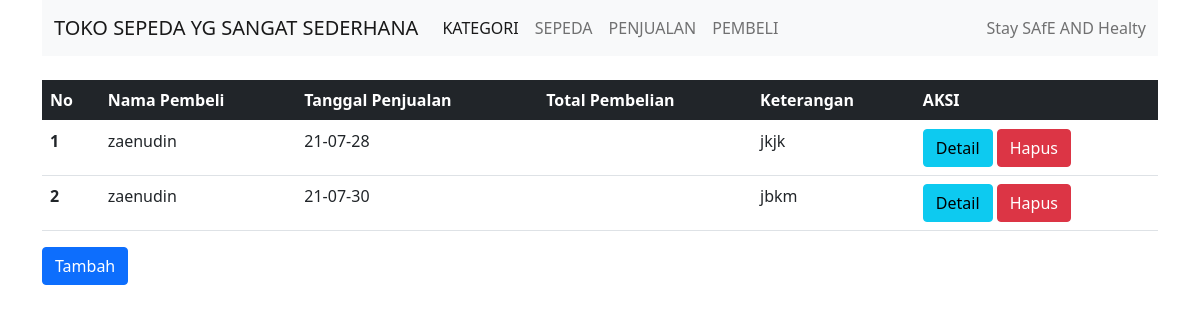
The page /index.php/penjualan on the database as committed earlier.
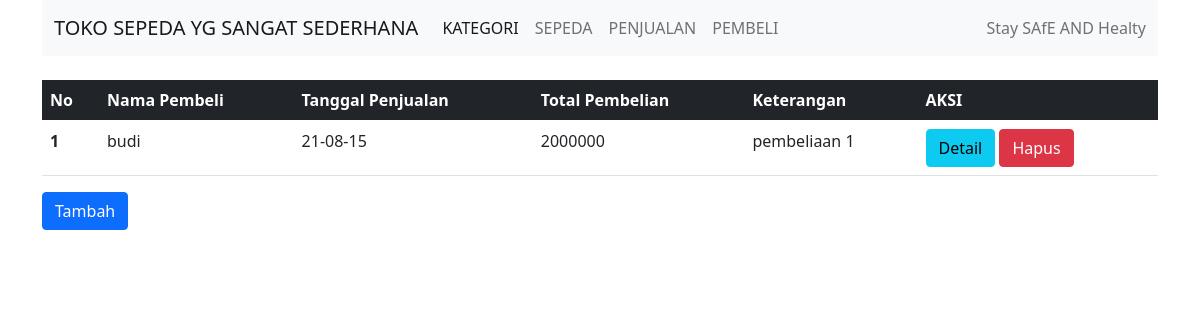
The same page on the database as committed later.
### tables this page shows
CREATE TABLE `penjualan` (
  `penjualan_id` int(11) NOT NULL,
  `tgl_penjualan` varchar(50) NOT NULL,
  `pelanggan_id` int(11) NOT NULL,
  `keterangan` text NOT NULL,
  `total` int(20) DEFAULT NULL
);

CREATE TABLE `pelanggan` (
  `pelanggan_id` int(11) NOT NULL,
  `nama_pelanggan` varchar(50) NOT NULL,
  `no_tlp` int(15) NOT NULL,
  `alamat` text NOT NULL
);

### application/controllers/Penjualan.php (called while the page is built, shortened)
<?php
class Penjualan extends CI_Controller
{
	public function __construct()
	{
		$this->load->model('PenjualanModel');
		$this->load->model('PelangganModel');
	}
	public function index()
	{
		$data['allpenjualan'] = $this->PenjualanModel->get_all_data_penjualan();
		$data['allpelanggan'] = $this->PelangganModel->get_all_data_pelanggan();
		$data['title'] = "Daftar penjualan";
		$this->load->view('templates/header',$data);
		$this->load->view('penjualan/index', $data);
		$this->load->view('templates/footer');
	}
}

### index.php (called while the page is built, shortened)
<?php
require_once BASEPATH.'core/CodeIgniter.php';

### application/models/PenjualanModel.php (called while the page is built, shortened)
<?php
class PenjualanModel extends CI_Model {
    public function get_all_data_penjualan()
    {
            $query = "SELECT p.*,u.nama_pelanggan FROM penjualan p, pelanggan u WHERE p.pelanggan_id = u.pelanggan_id";
            return $this->db->query($query)->result_array();
    }
}

### application/views/penjualan/index.php (the view, shortened to what this page needs)
<div class="row mt-4">
  <div class="col-12">
    <table class="table">
      <thead class="table-dark">
        <tr>
          <th>No</th>
          <th>Nama Pembeli</th>
          <th>Tanggal Penjualan</th>
          <th>Total Pembelian</th>
          <th>Keterangan</th>
          <th>AKSI</th>
        </tr>
      </thead>
      <tbody>
        <?php
        foreach ($allpenjualan as $no => $penjualan) {
        ?>
          <tr>
            <th scope="row"><?= $no + 1 ?></th>
            <td><?= $penjualan['nama_pelanggan']; ?></td>
            <td><?= $penjualan['tgl_penjualan']; ?></td>
            <td><?= $penjualan['total']; ?></td>
            <td><?= $penjualan['keterangan']; ?></td>
            <td>
              <a href="<?= base_url('penjualan/detail/' . $penjualan['penjualan_id']) ?>" class="btn btn-info">Detail</a>
              <a href="<?= base_url('penjualan/hapus/' . $penjualan['penjualan_id']) ?>" class="btn btn-danger">Hapus</a>
            </td>
          </tr>
        <?php } ?>
      </tbody>
    </table>
    <button type="button" class="btn btn-primary" data-bs-toggle="modal" data-bs-target="#tambah">
      Tambah
    </button>
  </div>
</div>
</div>

Rows that differ between the two databases and show on the page:
removed penjualan: pelanggan.nama_pelanggan "zaenudin", tgl_penjualan "21-07-28", keterangan "jkjk"
removed penjualan: pelanggan.nama_pelanggan "zaenudin", tgl_penjualan "21-07-30", keterangan "jbkm"
added penjualan: pelanggan.nama_pelanggan "budi", tgl_penjualan "21-08-15", total "2000000", keterangan "pembeliaan 1"
